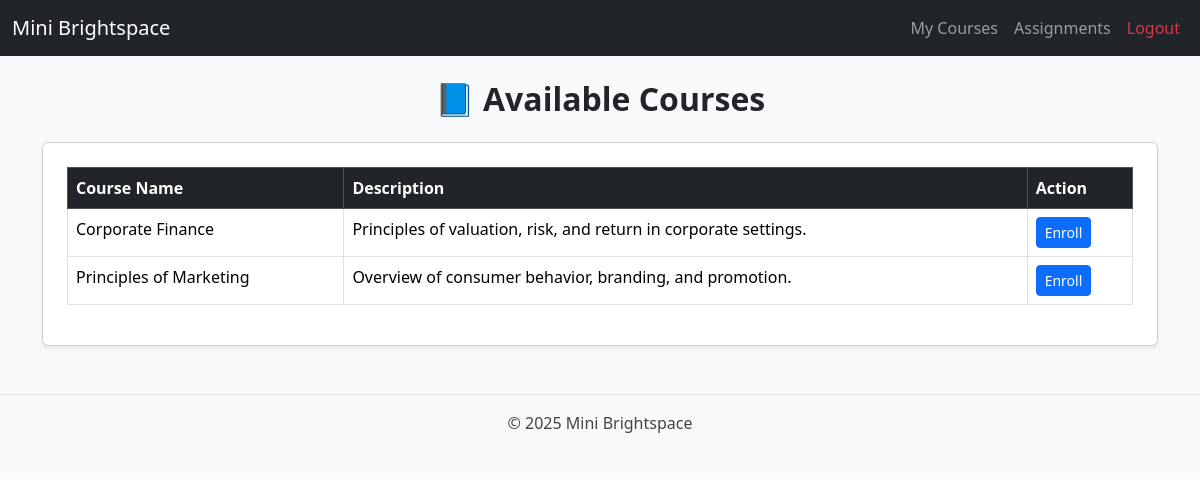
Screenshot of /courses/view_courses.php (signed in) with the database file from the repository.
### tables this page shows
CREATE TABLE `courses` (
  `course_id` int(11) NOT NULL,
  `course_name` varchar(150) NOT NULL,
  `description` text DEFAULT NULL,
  `teacher_id` int(11) NOT NULL
);

### courses/view_courses.php (the view, shortened to what this page needs)
<?php
include('../config.php');
include('../includes/header.php');
$student_id = $_SESSION['user_id'];
$sql = "SELECT c.course_id, c.course_name, c.description
        FROM courses c
        WHERE c.course_id NOT IN (SELECT course_id FROM enrollments WHERE student_id = '$student_id')";
$result = $conn->query($sql);
?>
<h2 class="text-center mb-4">📘 Available Courses</h2>
<div class="card shadow-sm p-4">
  <table class="table table-bordered table-hover">
    <thead class="table-dark">
      <tr>
        <th>Course Name</th>
        <th>Description</th>
        <th>Action</th>
      </tr>
    </thead>
    <tbody>
      <?php
      if ($result && $result->num_rows > 0):
        while ($row = $result->fetch_assoc()): ?>
          <tr>
            <td><?= htmlspecialchars($row['course_name']) ?></td>
            <td><?= htmlspecialchars($row['description']) ?></td>
            <td><a href="enroll_course.php?course_id=<?= $row['course_id'] ?>" class="btn btn-primary btn-sm">Enroll</a></td>
          </tr>
        <?php endwhile;
      else: ?>
        <tr><td colspan="3" class="text-center text-muted">No available courses.</td></tr>
      <?php endif; ?>
    </tbody>
  </table>
</div>
<?php include('../includes/footer.php'); ?>

### assets/css/style.css (style rules this page uses)
body { background-color: #f8f9fa; font-family: 'Segoe UI', sans-serif; }
h2 { font-weight: 600; }
.table { background: white; }

### rows the page displays
courses: course_name "Corporate Finance", description "Principles of valuation, risk, and return in corporate settings."
courses: course_name "Principles of Marketing", description "Overview of consumer behavior, branding, and promotion."
